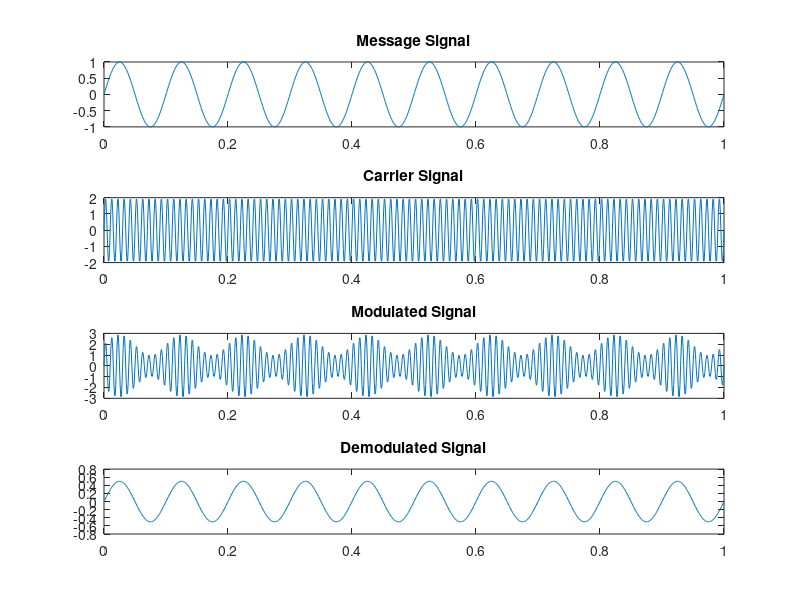

Write the MATLAB code that produced this figure.
clc; #... Clear command line
clear all; #... Clear variables
close all; #... Clear figures

#... Message signal
am = 1; #... Amplitude of message signal
fm = 10; #... Frequency(Hz) of message signal
t = 0:0.001:1; #... Time
message_signal = am*sin(2*pi*fm*t);
subplot(4,1,1);
plot(t, message_signal);
title('Message Signal');

#... Carrier signal
ac = 2; #... Amplitude of carrier signal
fc = 100; #... Frequency(Hz) of carrier signal
carrier_signal = ac*sin(2*pi*fc*t);
subplot(4,1,2);
plot(t, carrier_signal);
title('Carrier Signal');

#... Modulation
k = am/ac; #... Amplitude sensitivity
modulated_signal = (1+k*message_signal).*carrier_signal;
subplot(4,1,3);
plot(t, modulated_signal);
title('Modulated Signal');

#... From YouTube: demodulated_signal = (1/pi)*(ac*message_signal);
#... Demodulation: my formula
demodulated_signal = (modulated_signal./carrier_signal)-1;
subplot(4,1,4);
plot(t, demodulated_signal);
title('Demodulated Signal');
